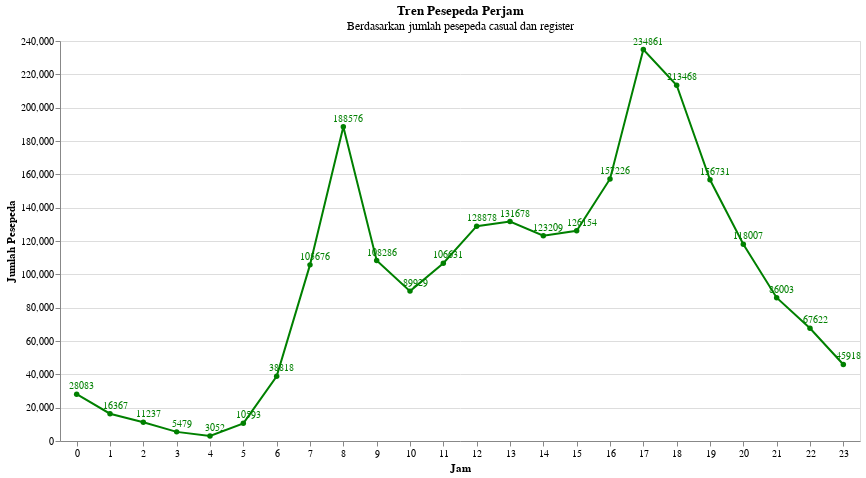

Notebook code for this chart:
### Code cell
# Membuat line chart dengan Altair
line_chart = alt.Chart(df_jam, title=alt.Title(
       "Tren Pesepeda Perjam",
       subtitle="Berdasarkan jumlah pesepeda casual dan register"
   )).mark_line(point=True).encode(
    x=alt.X('hr:O', title='Jam', sort='x', axis=alt.Axis(labelAngle=0)),
    y=alt.Y('jumlah:Q', title='Jumlah Pesepeda'),
    color=alt.value('green')
).properties(
    width=800,
    height=400
)

# Menambahkan layer text untuk menampilkan jumlah value di setiap titik line chart
text = line_chart.mark_text(
    align='center',
    baseline='top',
    dx=5,  # Penyesuaian posisi teks agar berada di sebelah kanan titik
    dy=-13,
    color='black',  # Warna teks
    fontSize=10  # Ukuran font teks
).encode(
    text='jumlah:Q'  # Menampilkan jumlah count di setiap titik
)

chart_with_text = (line_chart + text)  # Menggabungkan chart line dan text

chart_with_text

### Figure 1 — Vega-Lite specification as saved in the notebook (floating-point values rounded to 4 significant figures)
{"config": {"view": {"continuousWidth": 300, "continuousHeight": 300}}, "layer": [{"mark": {"type": "line", "point": true}, "encoding": {"color": {"value": "green"}, "x": {"axis": {"labelAngle": 0}, "field": "hr", "sort": "x", "title": "Jam", "type": "ordinal"}, "y": {"field": "jumlah", "title": "Jumlah Pesepeda", "type": "quantitative"}}, "title": {"text": "Tren Pesepeda Perjam", "subtitle": "Berdasarkan jumlah pesepeda casual dan register"}}, {"mark": {"type": "text", "align": "center", "baseline": "top", "color": "black", "dx": 5, "dy": -13, "fontSize": 10}, "encoding": {"color": {"value": "green"}, "text": {"field": "jumlah", "type": "quantitative"}, "x": {"axis": {"labelAngle": 0}, "field": "hr", "sort": "x", "title": "Jam", "type": "ordinal"}, "y": {"field": "jumlah", "title": "Jumlah Pesepeda", "type": "quantitative"}}, "title": {"text": "Tren Pesepeda Perjam", "subtitle": "Berdasarkan jumlah pesepeda casual dan register"}}], "data": {"name": "data-ba80a36171fe76aafe80ea42b5dda64c"}, "height": 400, "width": 800, "$schema": "https://vega.github.io/schema/vega-lite/v5.16.3.json", "datasets": {"data-ba80a36171fe76aafe80ea42b5dda64c": [{"hr": 0, "jumlah": 28083}, {"hr": 1, "jumlah": 16367}, {"hr": 2, "jumlah": 11237}, {"hr": 3, "jumlah": 5479}, {"hr": 4, "jumlah": 3052}, {"hr": 5, "jumlah": 10593}, {"hr": 6, "jumlah": 38818}, {"hr": 7, "jumlah": 105676}, {"hr": 8, "jumlah": 188576}, {"hr": 9, "jumlah": 108286}, {"hr": 10, "jumlah": 89929}, {"hr": 11, "jumlah": 106631}, {"hr": 12, "jumlah": 128878}, {"hr": 13, "jumlah": 131678}, {"hr": 14, "jumlah": 123209}, {"hr": 15, "jumlah": 126154}, {"hr": 16, "jumlah": 157226}, {"hr": 17, "jumlah": 234861}, {"hr": 18, "jumlah": 213468}, {"hr": 19, "jumlah": 156731}, {"hr": 20, "jumlah": 118007}, {"hr": 21, "jumlah": 86003}, {"hr": 22, "jumlah": 67622}, {"hr": 23, "jumlah": 45918}]}}
